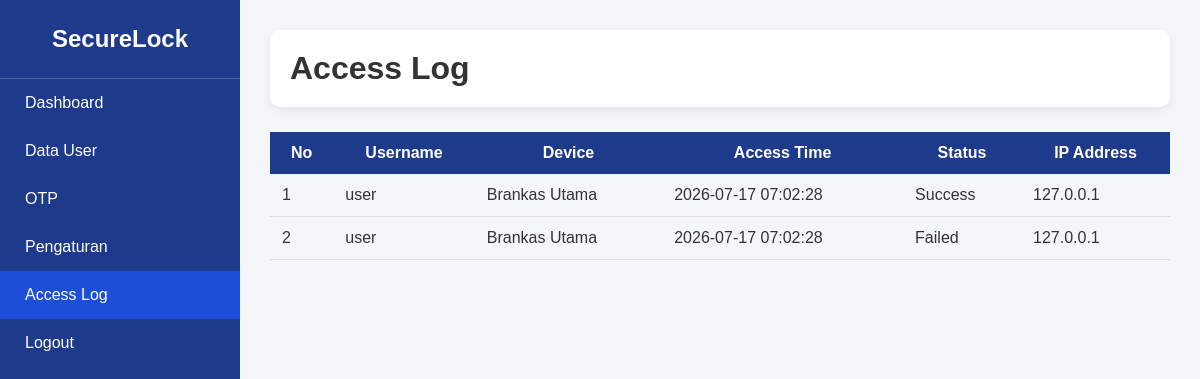
/access_log.php (signed in), run on the app's committed database.
### tables this page shows
CREATE TABLE access_logs (
    id INT AUTO_INCREMENT PRIMARY KEY,
    user_id INT NOT NULL,
    device_id INT NOT NULL,

    access_time DATETIME DEFAULT CURRENT_TIMESTAMP,

    status ENUM('Success','Failed') DEFAULT 'Failed',

    ip_address VARCHAR(100),

    CONSTRAINT fk_access_user
    FOREIGN KEY (user_id)
    REFERENCES users(id)
    ON DELETE CASCADE,

    CONSTRAINT fk_access_device
    FOREIGN KEY (device_id)
    REFERENCES devices(id)
    ON DELETE CASCADE
);

CREATE TABLE users (
    id INT AUTO_INCREMENT PRIMARY KEY,
    username VARCHAR(50) NOT NULL UNIQUE,
    email VARCHAR(100) NOT NULL,
    password VARCHAR(255) NOT NULL,
    role ENUM('Admin','User') DEFAULT 'User',
    created_at TIMESTAMP DEFAULT CURRENT_TIMESTAMP
);

CREATE TABLE devices (
    id INT AUTO_INCREMENT PRIMARY KEY,
    device_name VARCHAR(100) NOT NULL,
    location VARCHAR(100) NOT NULL,
    status ENUM('Active','Inactive') DEFAULT 'Active'
);

### access_log.php (the view, shortened to what this page needs)
<?php
include "koneksi.php";
$query = mysqli_query($conn,"
SELECT
access_logs.id,
users.username,
devices.device_name,
access_logs.access_time,
access_logs.status,
access_logs.ip_address
FROM access_logs
INNER JOIN users
ON access_logs.user_id = users.id
INNER JOIN devices
ON access_logs.device_id = devices.id
ORDER BY access_logs.access_time DESC
");
?>
<!DOCTYPE html>
<html lang="id">
<head>
<link rel="stylesheet" href="css/style.css">
</head>
<body>
<div class="sidebar">
<h2>SecureLock</h2>
<a href="dashboard.php">Dashboard</a>
<a href="user.php">Data User</a>
<a href="otp.php">OTP</a>
<a href="setting.php">Pengaturan</a>
<a href="access_log.php" class="active">Access Log</a>
<a href="logout.php">Logout</a>
</div>
<div class="main">
<div class="topbar">
<h1>Access Log</h1>
</div>
<table>
<tr>
<th>No</th>
<th>Username</th>
<th>Device</th>
<th>Access Time</th>
<th>Status</th>
<th>IP Address</th>
</tr>
<?php
$no = 1;
while($data = mysqli_fetch_assoc($query)){
?>
<tr>
<td><?php echo $no++; ?></td>
<td><?php echo htmlspecialchars($data['username']); ?></td>
<td><?php echo htmlspecialchars($data['device_name']); ?></td>
<td><?php echo $data['access_time']; ?></td>
<td><?php echo $data['status']; ?></td>
<td><?php echo htmlspecialchars($data['ip_address']); ?></td>
</tr>
<?php
}
?>
</table>
</div>
</body>
</html>

### css/style.css (style rules this page uses)
* { margin:0; padding:0; box-sizing:border-box; font-family:Poppins, Arial, sans-serif; }
body { background:#f4f6f9; color:#333; }
a { text-decoration:none; }
.sidebar { width:240px; height:100vh; background:#1e3a8a; position:fixed; left:0; top:0; overflow:auto; }
.sidebar h2 { color:white; text-align:center; padding:25px 10px; border-bottom:1px solid rgba(255,255,255,.2); }
.sidebar a { display:block; color:white; padding:15px 25px; transition:.3s; }
.sidebar .active { background:#1d4ed8; }
.main { margin-left:240px; padding:30px; }
.topbar { background:white; padding:20px; display:flex; justify-content:space-between; align-items:center; border-radius:10px; box-shadow:0 3px 10px rgba(0,0,0,.08); margin-bottom:25px; }
table { width:100%; border-collapse:collapse; }
table th { background:#1e3a8a; color:white; padding:12px; }
table td { padding:12px; border-bottom:1px solid #ddd; }

### data on the page
access_logs: user.username "user", device.device_name "Brankas Utama", access_time "2026-07-17 07:02:28", status "Success", ip_address "127.0.0.1"
access_logs: user.username "user", device.device_name "Brankas Utama", access_time "2026-07-17 07:02:28", status "Failed", ip_address "127.0.0.1"
